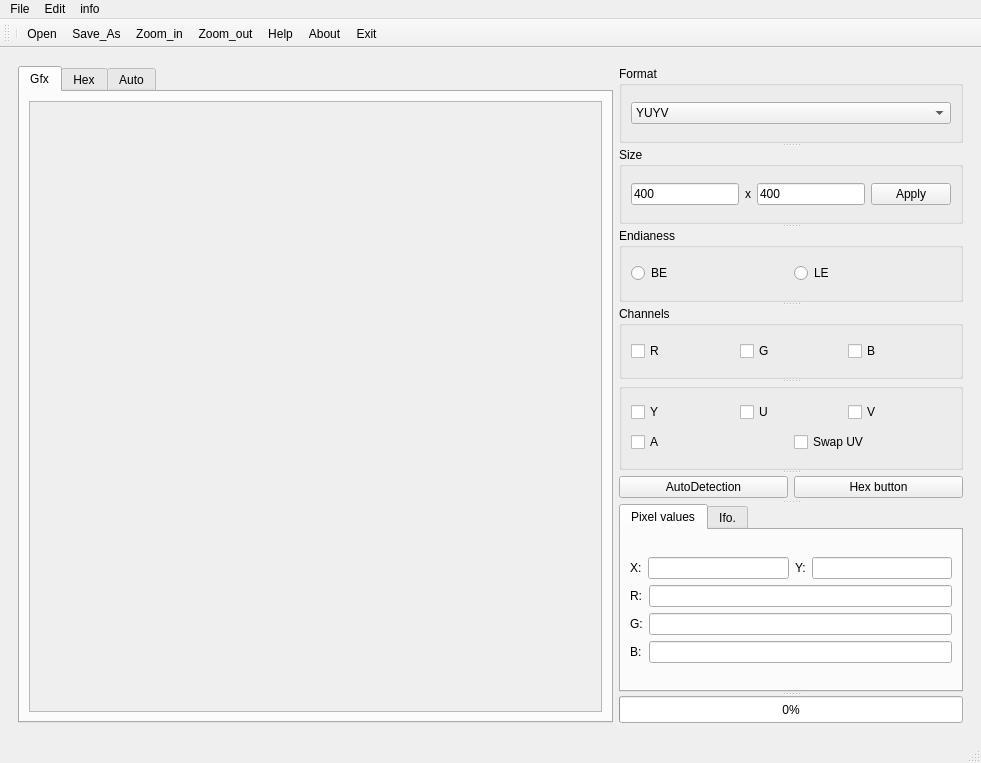
<?xml version="1.0" encoding="UTF-8"?>
<ui version="4.0">
 <class>MainWindow</class>
 <widget class="QMainWindow" name="MainWindow">
  <property name="geometry">
   <rect>
    <x>0</x>
    <y>0</y>
    <width>981</width>
    <height>763</height>
   </rect>
  </property>
  <property name="windowTitle">
   <string>MainWindow</string>
  </property>
  <property name="styleSheet">
   <string notr="true"/>
  </property>
  <widget class="QWidget" name="centralwidget">
   <layout class="QGridLayout" name="gridLayout_11">
    <item row="0" column="0">
     <widget class="QWidget" name="widget" native="true">
      <layout class="QGridLayout" name="gridLayout_4">
       <item row="0" column="0">
        <widget class="QTabWidget" name="tabWidget_5">
         <property name="currentIndex">
          <number>0</number>
         </property>
         <widget class="QWidget" name="tab_4">
          <attribute name="title">
           <string>Gfx</string>
          </attribute>
          <layout class="QGridLayout" name="gridLayout_3">
           <item row="0" column="0">
            <widget class="QScrollArea" name="scrollArea_2">
             <property name="widgetResizable">
              <bool>true</bool>
             </property>
             <widget class="QWidget" name="scrollAreaWidgetContents_2">
              <property name="geometry">
               <rect>
                <x>0</x>
                <y>0</y>
                <width>545</width>
                <height>587</height>
               </rect>
              </property>
              <layout class="QGridLayout" name="gridLayout_7">
               <item row="0" column="0">
                <widget class="QLabel" name="label_img">
                 <property name="text">
                  <string/>
                 </property>
                </widget>
               </item>
              </layout>
             </widget>
            </widget>
           </item>
          </layout>
         </widget>
         <widget class="QWidget" name="tab">
          <attribute name="title">
           <string>Hex</string>
          </attribute>
          <layout class="QGridLayout" name="gridLayout_12">
           <item row="0" column="0">
            <widget class="QScrollArea" name="scrollArea_3">
             <property name="widgetResizable">
              <bool>true</bool>
             </property>
             <widget class="QWidget" name="scrollAreaWidgetContents_3">
              <property name="geometry">
               <rect>
                <x>0</x>
                <y>0</y>
                <width>545</width>
                <height>587</height>
               </rect>
              </property>
              <layout class="QGridLayout" name="gridLayout_13">
               <item row="0" column="0">
                <widget class="QLabel" name="label_2">
                 <property name="text">
                  <string/>
                 </property>
                </widget>
               </item>
              </layout>
             </widget>
            </widget>
           </item>
          </layout>
         </widget>
         <widget class="QWidget" name="tab_5">
          <attribute name="title">
           <string>Auto</string>
          </attribute>
          <layout class="QGridLayout" name="gridLayout_8">
           <item row="0" column="0">
            <widget class="QScrollArea" name="scrollArea">
             <property name="widgetResizable">
              <bool>true</bool>
             </property>
             <widget class="QWidget" name="scrollAreaWidgetContents">
              <property name="geometry">
               <rect>
                <x>0</x>
                <y>0</y>
                <width>545</width>
                <height>587</height>
               </rect>
              </property>
              <layout class="QGridLayout" name="gridLayout">
               <item row="0" column="0">
                <widget class="QMdiArea" name="mdiArea"/>
               </item>
              </layout>
             </widget>
            </widget>
           </item>
          </layout>
         </widget>
        </widget>
       </item>
       <item row="0" column="1">
        <widget class="QSplitter" name="splitter_2">
         <property name="orientation">
          <enum>Qt::Vertical</enum>
         </property>
         <widget class="QGroupBox" name="groupBox">
          <property name="enabled">
           <bool>true</bool>
          </property>
          <property name="title">
           <string>Format</string>
          </property>
          <layout class="QGridLayout" name="gridLayout_6">
           <item row="0" column="0">
            <widget class="QComboBox" name="comb_format">
             <property name="currentIndex">
              <number>0</number>
             </property>
             <item>
              <property name="text">
               <string>YUYV</string>
              </property>
             </item>
             <item>
              <property name="text">
               <string>UYVY</string>
              </property>
             </item>
             <item>
              <property name="text">
               <string>YVYU</string>
              </property>
             </item>
             <item>
              <property name="text">
               <string>VYUY</string>
              </property>
             </item>
             <item>
              <property name="text">
               <string>BGR3</string>
              </property>
             </item>
             <item>
              <property name="text">
               <string>RGB3</string>
              </property>
             </item>
             <item>
              <property name="text">
               <string>XR24</string>
              </property>
             </item>
             <item>
              <property name="text">
               <string>RGBP</string>
              </property>
             </item>
            </widget>
           </item>
          </layout>
         </widget>
         <widget class="QGroupBox" name="groupBox_2">
          <property name="title">
           <string>Size</string>
          </property>
          <layout class="QGridLayout" name="gridLayout_9">
           <item row="0" column="0">
            <layout class="QHBoxLayout" name="horizontalLayout_7">
             <item>
              <layout class="QHBoxLayout" name="horizontalLayout_2">
               <item>
                <widget class="QLineEdit" name="LineEdit_width">
                 <property name="text">
                  <string>400</string>
                 </property>
                </widget>
               </item>
               <item>
                <widget class="QLabel" name="label">
                 <property name="text">
                  <string>x</string>
                 </property>
                </widget>
               </item>
               <item>
                <widget class="QLineEdit" name="LineEdit_height">
                 <property name="text">
                  <string>400</string>
                 </property>
                </widget>
               </item>
              </layout>
             </item>
             <item>
              <widget class="QPushButton" name="apply_button">
               <property name="text">
                <string>Apply</string>
               </property>
              </widget>
             </item>
            </layout>
           </item>
          </layout>
          <zorder></zorder>
         </widget>
         <widget class="QGroupBox" name="groupBox_3">
          <property name="title">
           <string>Endianess</string>
          </property>
          <layout class="QGridLayout" name="gridLayout_10">
           <item row="0" column="0">
            <layout class="QHBoxLayout" name="horizontalLayout">
             <item>
              <widget class="QRadioButton" name="radiobutton_be">
               <property name="text">
                <string>BE</string>
               </property>
              </widget>
             </item>
             <item>
              <widget class="QRadioButton" name="radiobutton_le">
               <property name="text">
                <string>LE</string>
               </property>
              </widget>
             </item>
            </layout>
           </item>
          </layout>
         </widget>
         <widget class="QSplitter" name="splitter">
          <property name="orientation">
           <enum>Qt::Vertical</enum>
          </property>
          <widget class="QGroupBox" name="group_rgb">
           <property name="title">
            <string>Channels</string>
           </property>
           <layout class="QVBoxLayout" name="verticalLayout_6">
            <item>
             <layout class="QHBoxLayout" name="horizontalLayout_4">
              <item>
               <widget class="QCheckBox" name="checkbox_r">
                <property name="text">
                 <string>R</string>
                </property>
               </widget>
              </item>
              <item>
               <widget class="QCheckBox" name="checkbox_g">
                <property name="text">
                 <string>G</string>
                </property>
               </widget>
              </item>
              <item>
               <widget class="QCheckBox" name="checkbox_b">
                <property name="text">
                 <string>B</string>
                </property>
               </widget>
              </item>
             </layout>
            </item>
           </layout>
          </widget>
          <widget class="QGroupBox" name="group_yuv">
           <property name="title">
            <string/>
           </property>
           <layout class="QVBoxLayout" name="verticalLayout_3">
            <item>
             <layout class="QHBoxLayout" name="horizontalLayout_6">
              <item>
               <widget class="QCheckBox" name="checkbox_y">
                <property name="text">
                 <string>Y</string>
                </property>
                <property name="checked">
                 <bool>false</bool>
                </property>
                <property name="tristate">
                 <bool>true</bool>
                </property>
               </widget>
              </item>
              <item>
               <widget class="QCheckBox" name="checkbox_u">
                <property name="text">
                 <string>U</string>
                </property>
                <property name="checked">
                 <bool>false</bool>
                </property>
               </widget>
              </item>
              <item>
               <widget class="QCheckBox" name="checkbox_v">
                <property name="text">
                 <string>V</string>
                </property>
                <property name="checked">
                 <bool>false</bool>
                </property>
               </widget>
              </item>
             </layout>
            </item>
            <item>
             <layout class="QHBoxLayout" name="horizontalLayout_5">
              <item>
               <widget class="QCheckBox" name="checkbox__a_yuv">
                <property name="text">
                 <string>A</string>
                </property>
               </widget>
              </item>
              <item>
               <widget class="QCheckBox" name="checkbox_swap">
                <property name="text">
                 <string>Swap UV</string>
                </property>
               </widget>
              </item>
             </layout>
            </item>
           </layout>
          </widget>
         </widget>
         <widget class="QWidget" name="layoutWidget">
          <layout class="QHBoxLayout" name="horizontalLayout_8">
           <item>
            <widget class="QPushButton" name="auto_btn">
             <property name="text">
              <string>AutoDetection</string>
             </property>
            </widget>
           </item>
           <item>
            <widget class="QPushButton" name="hex_btn">
             <property name="text">
              <string>Hex button</string>
             </property>
            </widget>
           </item>
          </layout>
         </widget>
         <widget class="QTabWidget" name="tabWidget_2">
          <property name="currentIndex">
           <number>0</number>
          </property>
          <widget class="QWidget" name="tab_PValues">
           <attribute name="title">
            <string>Pixel values</string>
           </attribute>
           <layout class="QGridLayout" name="gridLayout_2">
            <item row="0" column="0">
             <layout class="QVBoxLayout" name="verticalLayout">
              <item>
               <layout class="QHBoxLayout" name="horizontalLayout_3">
                <item>
                 <widget class="QLabel" name="txt_PixelValue_X">
                  <property name="text">
                   <string>X:</string>
                  </property>
                 </widget>
                </item>
                <item>
                 <widget class="QLineEdit" name="UserInput_PixelValue_X"/>
                </item>
                <item>
                 <widget class="QLabel" name="txt_PixelValue_Y">
                  <property name="text">
                   <string>Y:</string>
                  </property>
                 </widget>
                </item>
                <item>
                 <widget class="QLineEdit" name="UserInput_PixelValue_Y"/>
                </item>
               </layout>
              </item>
              <item>
               <layout class="QGridLayout" name="gridLayout_5">
                <item row="2" column="1">
                 <widget class="QLineEdit" name="UserInput_PixelValue_B"/>
                </item>
                <item row="1" column="0">
                 <widget class="QLabel" name="txt_PixelValue_G">
                  <property name="text">
                   <string>G:</string>
                  </property>
                 </widget>
                </item>
                <item row="0" column="0">
                 <widget class="QLabel" name="txt_PixelValue_R">
                  <property name="text">
                   <string>R:</string>
                  </property>
                 </widget>
                </item>
                <item row="0" column="1">
                 <widget class="QLineEdit" name="UserInput_PixelValue_R"/>
                </item>
                <item row="2" column="0">
                 <widget class="QLabel" name="txt_PixelValue_B">
                  <property name="text">
                   <string>B:</string>
                  </property>
                 </widget>
                </item>
                <item row="1" column="1">
                 <widget class="QLineEdit" name="UserInput_PixelValue_G"/>
                </item>
               </layout>
              </item>
             </layout>
            </item>
           </layout>
          </widget>
          <widget class="QWidget" name="tab_2">
           <attribute name="title">
            <string>Ifo.</string>
           </attribute>
           <layout class="QGridLayout" name="gridLayout_14">
            <item row="1" column="0">
             <widget class="QScrollArea" name="scrollArea_4">
              <property name="widgetResizable">
               <bool>true</bool>
              </property>
              <widget class="QWidget" name="scrollAreaWidgetContents_4">
               <property name="geometry">
                <rect>
                 <x>0</x>
                 <y>0</y>
                 <width>346</width>
                 <height>139</height>
                </rect>
               </property>
               <layout class="QGridLayout" name="gridLayout_15">
                <item row="0" column="0">
                 <widget class="QLabel" name="label_info">
                  <property name="text">
                   <string/>
                  </property>
                 </widget>
                </item>
               </layout>
              </widget>
             </widget>
            </item>
           </layout>
          </widget>
         </widget>
         <widget class="QProgressBar" name="pg">
          <property name="value">
           <number>0</number>
          </property>
         </widget>
        </widget>
       </item>
      </layout>
     </widget>
    </item>
   </layout>
  </widget>
  <widget class="QMenuBar" name="menubar">
   <property name="geometry">
    <rect>
     <x>0</x>
     <y>0</y>
     <width>981</width>
     <height>25</height>
    </rect>
   </property>
   <widget class="QMenu" name="menuFile">
    <property name="title">
     <string>File</string>
    </property>
    <addaction name="actionOpen"/>
    <addaction name="actionSave_As"/>
    <addaction name="actionExit"/>
   </widget>
   <widget class="QMenu" name="menuEdit">
    <property name="title">
     <string>Edit</string>
    </property>
    <addaction name="actionZoom_in"/>
    <addaction name="actionZoom_out"/>
   </widget>
   <widget class="QMenu" name="menuImages">
    <property name="title">
     <string>info</string>
    </property>
    <addaction name="actionHelp"/>
    <addaction name="actionAbout"/>
   </widget>
   <addaction name="menuFile"/>
   <addaction name="menuEdit"/>
   <addaction name="menuImages"/>
  </widget>
  <widget class="QStatusBar" name="statusbar"/>
  <widget class="QToolBar" name="toolBar">
   <property name="windowTitle">
    <string>toolBar</string>
   </property>
   <property name="styleSheet">
    <string notr="true">selection-color: rgb(7, 148, 229);

</string>
   </property>
   <attribute name="toolBarArea">
    <enum>TopToolBarArea</enum>
   </attribute>
   <attribute name="toolBarBreak">
    <bool>false</bool>
   </attribute>
   <addaction name="separator"/>
   <addaction name="actionOpen"/>
   <addaction name="actionSave_As"/>
   <addaction name="actionZoom_in"/>
   <addaction name="actionZoom_out"/>
   <addaction name="actionHelp"/>
   <addaction name="actionAbout"/>
   <addaction name="actionExit"/>
  </widget>
  <action name="actionOpen">
   <property name="icon">
    <iconset resource="icon/open.qrc">
     <normaloff>:/open/open.qrc</normaloff>
     <normalon>:/open/open.png</normalon>
     <activeoff>:/open/open.png</activeoff>
     <activeon>:/open/open.png</activeon>
     <selectedoff>:/open/open.png</selectedoff>
     <selectedon>:/open/open.png</selectedon>:/open/open.qrc</iconset>
   </property>
   <property name="text">
    <string>Open</string>
   </property>
   <property name="shortcut">
    <string>Ctrl+O</string>
   </property>
  </action>
  <action name="actionSave_As">
   <property name="icon">
    <iconset resource="icon/save.qrc">
     <normaloff>:/save/save.png</normaloff>:/save/save.png</iconset>
   </property>
   <property name="text">
    <string>Save_As</string>
   </property>
   <property name="shortcut">
    <string>Ctrl+S</string>
   </property>
  </action>
  <action name="actionExit">
   <property name="icon">
    <iconset resource="icon/exit.qrc">
     <normaloff>:/exit/exit.png</normaloff>:/exit/exit.png</iconset>
   </property>
   <property name="text">
    <string>Exit</string>
   </property>
   <property name="shortcut">
    <string>Ctrl+Q</string>
   </property>
  </action>
  <action name="actionZoom_in">
   <property name="icon">
    <iconset resource="icon/zoomin.qrc">
     <normaloff>:/zoomin/zoomin.png</normaloff>:/zoomin/zoomin.png</iconset>
   </property>
   <property name="text">
    <string>Zoom_in</string>
   </property>
   <property name="shortcut">
    <string>Ctrl+=</string>
   </property>
  </action>
  <action name="actionZoom_out">
   <property name="icon">
    <iconset resource="icon/zoomout.qrc">
     <normaloff>:/zoomout/zoomout.png</normaloff>:/zoomout/zoomout.png</iconset>
   </property>
   <property name="text">
    <string>Zoom_out</string>
   </property>
   <property name="shortcut">
    <string>Ctrl+-</string>
   </property>
  </action>
  <action name="actionHelp">
   <property name="icon">
    <iconset resource="icon/help.qrc">
     <normaloff>:/help/help.png</normaloff>:/help/help.png</iconset>
   </property>
   <property name="text">
    <string>Help</string>
   </property>
   <property name="shortcut">
    <string>Ctrl+H</string>
   </property>
  </action>
  <action name="actionAbout">
   <property name="icon">
    <iconset resource="icon/about.qrc">
     <normaloff>:/about/about.png</normaloff>:/about/about.png</iconset>
   </property>
   <property name="text">
    <string>About</string>
   </property>
   <property name="shortcut">
    <string>Ctrl+A</string>
   </property>
  </action>
 </widget>
 <resources>
  <include location="icon/about.qrc"/>
  <include location="icon/exit.qrc"/>
  <include location="icon/help.qrc"/>
  <include location="icon/open.qrc"/>
  <include location="icon/save.qrc"/>
  <include location="icon/zoomin.qrc"/>
  <include location="icon/zoomout.qrc"/>
 </resources>
 <connections/>
</ui>
